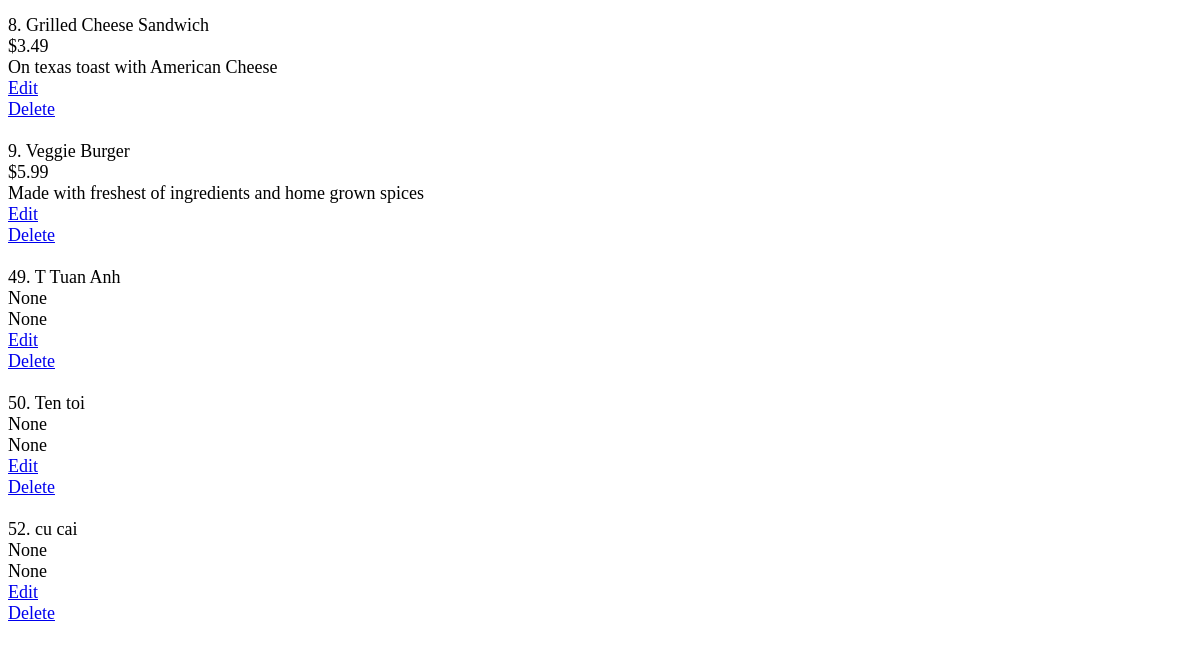
Before: /restaurants/1/menu (lower part) with the older database file.
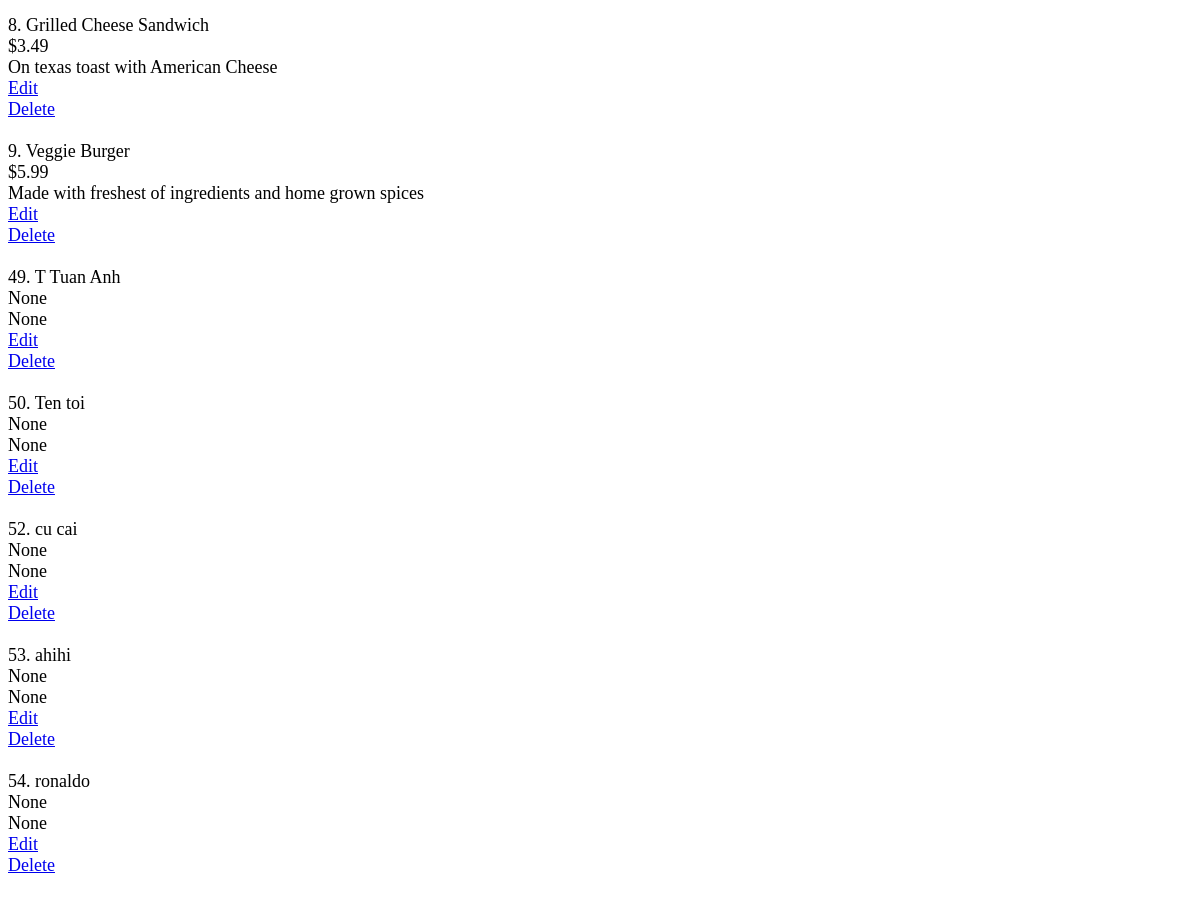
After: the same page with the newer database file.
### database_setup.py (models this page shows, shortened)
class MenuItem(Base):
	__tablename__ = 'menu_items'
	id = Column(Integer, primary_key=True)
	name = Column(String(80), nullable=False)
	course = Column(String(250))
	description = Column(String(250))
	price = Column(String(20))
	restaurant_id = Column(Integer, ForeignKey('restaurant.id'))
	restaurant = relationship(Restaurant)

### menuFlask.py (the view)
@app.route('/restaurants/<int:restaurantID>/menu')
def ShowRestaurantMenu(restaurantID):
	restaurant = session.query(Restaurant).filter_by(id = restaurantID).one()
	menu_items = session.query(MenuItem).filter_by(restaurant_id = restaurantID).all()
	return render_template('restaurant_menu.html',
		restaurant = restaurant, menus = menu_items)

### templates/restaurant_menu.html (shortened to what this page needs)
<!DOCTYPE html>
<html>
<head>
</head>
<body>
	{% for menu in menus %}
	<font size="4">{{menu.id}}. {{menu.name}}</font><br>
	<font size="4">{{menu.price}}</font><br>
	<font size="4">{{menu.description}}</font><br>
	<font size="4"><a href={{url_for('EditMenu', restaurant_id = restaurant.id, menu_id = menu.id)}}>Edit</a><br>
	<font size="4"><a href={{url_for('DeleteMenu', restaurant_id = restaurant.id, menu_id = menu.id)}}>Delete</a><br><br>
	{% endfor %}
</body>
</html>

Changed rows visible on the page:
added MenuItem: id "53", name "ahihi", price "None", description "None"
added MenuItem: id "54", name "ronaldo", price "None", description "None"
